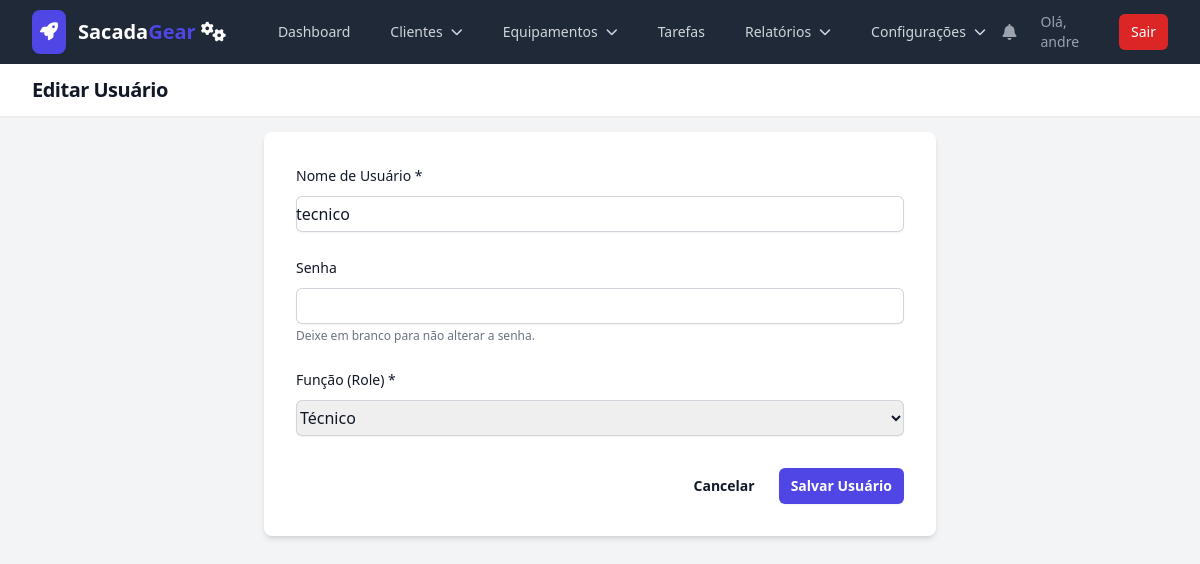
/user/edit/1 (signed in), run on the app's committed database.
### models.py (models this page shows, shortened)
class User(UserMixin, db.Model):
    id = db.Column(db.Integer, primary_key=True)
    username = db.Column(db.String(80), unique=True, nullable=False)
    password_hash = db.Column(db.String(200), nullable=False)
    role = db.Column(db.String(20), nullable=False, default='technician')
    is_active = db.Column(db.Boolean, default=False, nullable=False)
    equipments = db.relationship('Equipment', backref='operator', lazy=True)
    maintenance_records = db.relationship('MaintenanceHistory', backref='technician', lazy=True)
    created_tasks = db.relationship('Task', back_populates='creator', foreign_keys='Task.creator_id')

### app.py (the view, shortened to what this page needs)
    @app.route('/user/edit/<int:user_id>', methods=['GET', 'POST'])
    @login_required
    @admin_required
    def edit_user(user_id):
        user = db.session.get(User, user_id)
        if not user:
            abort(404)
        return render_template('user_form.html', title="Editar Usuário", user=user, form_data=user.__dict__)

### templates/user_form.html (shortened to what this page needs)
{% extends "base.html" %}
{% block header %}{{ title }}{% endblock %}
{% block content %}
<div class="bg-white p-8 rounded-lg shadow-md max-w-2xl mx-auto">
    <form method="POST">
        <div class="space-y-6">
            <div>
                <label for="username" class="block text-sm font-medium leading-6 text-gray-900">Nome de Usuário *</label>
                <div class="mt-2">
                    <input type="text" name="username" id="username" value="{{ user.username if user else form_data.username or '' }}" required class="block w-full rounded-md border-0 py-1.5 text-gray-900 shadow-sm ring-1 ring-inset ring-gray-300">
                </div>
            </div>
            <div>
                <label for="password" class="block text-sm font-medium leading-6 text-gray-900">Senha {% if not user %}*{% endif %}</label>
                <div class="mt-2">
                    <input type="password" name="password" id="password" {% if not user %}required{% endif %} class="block w-full rounded-md border-0 py-1.5 text-gray-900 shadow-sm ring-1 ring-inset ring-gray-300">
                </div>
                {% if user %}
                <p class="mt-1 text-xs text-gray-500">Deixe em branco para não alterar a senha.</p>
                {% endif %}
            </div>
            <div>
                <label for="role" class="block text-sm font-medium leading-6 text-gray-900">Função (Role) *</label>
                <div class="mt-2">
                    <select name="role" id="role" required class="block w-full rounded-md border-0 py-1.5 text-gray-900 shadow-sm ring-1 ring-inset ring-gray-300">
                        <option value="technician" {% if user and user.role == 'technician' %}selected{% endif %}>Técnico</option>
                    </select>
                </div>
            </div>
        </div>
        <div class="mt-8 flex items-center justify-end gap-x-6">
            <a href="{{ url_for('user_list') }}" class="text-sm font-semibold leading-6 text-gray-900">Cancelar</a>
            <button type="submit" class="rounded-md bg-indigo-600 px-3 py-2 text-sm font-semibold text-white shadow-sm hover:bg-indigo-500">Salvar Usuário</button>
        </div>
    </form>
</div>
{% endblock %}

### templates/base.html (shortened to what this page needs)
<!DOCTYPE html>
<html lang="pt-br" class="h-full bg-gray-100">
<head>
    <script src="https://cdn.tailwindcss.com"></script>
    <link rel="stylesheet" href="https://rsms.me/inter/inter.css">
    <link rel="stylesheet" href="https://cdnjs.cloudflare.com/ajax/libs/font-awesome/6.5.2/css/all.min.css">
</head>
<body class="h-full">
    <div class="min-h-full">
        <nav class="bg-gray-800" x-data="{ mobileMenuOpen: false }">
            <div class="mx-auto max-w-7xl px-4 sm:px-6 lg:px-8">
                <div class="flex h-16 items-center justify-between">
                    <div class="flex items-center">
                        <div class="flex-shrink-0">
                           <a href="{{ url_for('dashboard') if current_user.is_authenticated else url_for('login') }}" class="flex items-center space-x-3 rtl:space-x-reverse">
                               <div class="bg-primary-600 text-white p-2 rounded-lg shadow-sm"><i class="fas fa-rocket text-lg"></i></div>
                               <span class="text-xl font-bold text-white">Sacada<span class="text-primary-600">Gear</span> <i class="fa-solid fa-gears"></i></span>
                           </a>
                        </div>
                        <div class="hidden md:block">
                            <div class="ml-10 flex items-baseline space-x-4">
                                {% if current_user.is_authenticated %}
                                    <a href="{{ url_for('dashboard') }}" class="{% if request.endpoint == 'dashboard' %}bg-gray-900 text-white{% else %}text-gray-300 hover:bg-gray-700 hover:text-white{% endif %} rounded-md px-3 py-2 text-sm font-medium">Dashboard</a>
                                    {% if current_user.role == 'admin' %}
                                    <div x-data="{ open: false }" class="relative">
                                        <button @click="open = !open" @click.away="open = false" class="{% if request.endpoint in ['client_list', 'new_client', 'edit_client', 'archived_clients'] %}bg-gray-900 text-white{% else %}text-gray-300 hover:bg-gray-700 hover:text-white{% endif %} rounded-md px-3 py-2 text-sm font-medium flex items-center">
                                            <span>Clientes</span><i class="fas fa-chevron-down ml-2 text-xs"></i>
                                        </button>
                                    </div>
                                    <div x-data="{ open: false }" class="relative">
                                        <button @click="open = !open" @click.away="open = false" class="{% if request.endpoint in ['equipment_list', 'new_equipment', 'edit_equipment', 'archived_list'] %}bg-gray-900 text-white{% else %}text-gray-300 hover:bg-gray-700 hover:text-white{% endif %} rounded-md px-3 py-2 text-sm font-medium flex items-center">
                                            <span>Equipamentos</span><i class="fas fa-chevron-down ml-2 text-xs"></i>
                                        </button>
                                    </div>
                                    <a href="{{ url_for('technician_tasks') }}" class="{% if request.endpoint == 'technician_tasks' %}bg-gray-900 text-white{% else %}text-gray-300 hover:bg-gray-700 hover:text-white{% endif %} rounded-md px-3 py-2 text-sm font-medium">Tarefas</a>
                                    <div x-data="{ open: false }" class="relative">
                                        <button @click="open = !open" @click.away="open = false" class="{% if request.endpoint in ['financial_report', 'full_history'] %}bg-gray-900 text-white{% else %}text-gray-300 hover:bg-gray-700 hover:text-white{% endif %} rounded-md px-3 py-2 text-sm font-medium flex items-center">
                                            <span>Relatórios</span><i class="fas fa-chevron-down ml-2 text-xs"></i>
                                        </button>
                                    </div>
                                    <div x-data="{ open: false }" class="relative">
                                        <button @click="open = !open" @click.away="open = false" class="{% if request.endpoint in ['manage_settings', 'user_list'] %}bg-gray-900 text-white{% else %}text-gray-300 hover:bg-gray-700 hover:text-white{% endif %} rounded-md px-3 py-2 text-sm font-medium flex items-center">
                                            <span>Configurações</span><i class="fas fa-chevron-down ml-2 text-xs"></i>
                                        </button>
                                    </div>
                                    {% endif %}
                                {% endif %}
                            </div>
                        </div>
                    </div>
                    <div class="hidden md:block">
                        <div class="ml-4 flex items-center md:ml-6">
                            {% if current_user.is_authenticated %}
                            <div x-data="{ open: false }" class="relative">
                                <button @click="open = !open" class="relative rounded-full bg-gray-800 p-2 text-gray-400 hover:text-white focus:outline-none focus:ring-2 focus:ring-white focus:ring-offset-2 focus:ring-offset-gray-800">
                                    <i class="fas fa-bell"></i>
                                </button>
                            </div>
                            <span class="text-gray-400 text-sm ml-4 mr-4">Olá, {{ current_user.username }}</span>
                            <a href="{{ url_for('logout') }}" class="rounded-md bg-red-600 px-3 py-2 text-sm font-medium text-white hover:bg-red-700">Sair</a>
                            {% else %}
                            <a href="{{ url_for('login') }}" class="text-gray-300 hover:bg-gray-700 hover:text-white rounded-md px-3 py-2 text-sm font-medium">Login</a>
                            <a href="{{ url_for('register') }}" class="ml-4 rounded-md bg-indigo-600 px-3 py-2 text-sm font-medium text-white hover:bg-indigo-700">Cadastrar</a>
                            {% endif %}
                        </div>
                    </div>
                </div>
            </div>
        </nav>
        <header class="bg-white shadow-sm">
            <div class="mx-auto max-w-7xl px-4 py-3 sm:px-6 lg:px-8">
                <h1 class="text-lg sm:text-xl font-bold tracking-tight text-gray-900">{% block header %}{% endblock %}</h1>
            </div>
        </header>
        <main>
            <div class="mx-auto max-w-7xl py-4 px-4 sm:px-6 lg:px-8">
                {% block content %}{% endblock %}
            </div>
        </main>
    </div>
</body>
</html>

### templates/base.html (style rules this page uses)
:root { --cor-primaria: #4f46e5; }
.text-primary-600 { color: var(--cor-primaria); }
.bg-primary-600 { background-color: var(--cor-primaria); }

### data on the page
User: username "andre"
User: username "tecnico", role "Técnico"

### other printed values
{{ title }} "Editar Usuário"
